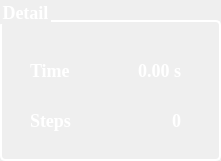
   <widget class="QGroupBox" name="groupBox">
    <property name="geometry">
     <rect>
      <x>490</x>
      <y>480</y>
      <width>221</width>
      <height>161</height>
     </rect>
    </property>
    <property name="font">
     <font>
      <family>Times New Roman</family>
      <pointsize>-1</pointsize>
      <weight>75</weight>
      <bold>true</bold>
     </font>
    </property>
    <property name="styleSheet">
     <string notr="true">QGroupBox {
	color: #FFFFFF;
	font-family: &quot;Times New Roman&quot;;
	font-weight: bold;
	font-size: 18px;
    border: 2px solid white; /* Độ dày và màu viền */
    border-radius: 5px; /* Góc bo tròn */
    margin-top: 20px; /* Khoảng cách từ tiêu đề đến nội dung */
}
</string>
    </property>
    <property name="title">
     <string>Detail</string>
    </property>
    <widget class="QLabel" name="lblTime">
     <property name="geometry">
      <rect>
       <x>100</x>
       <y>60</y>
       <width>81</width>
       <height>21</height>
      </rect>
     </property>
     <property name="font">
      <font>
       <family>Times New Roman</family>
       <pointsize>-1</pointsize>
       <weight>75</weight>
       <bold>true</bold>
      </font>
     </property>
     <property name="styleSheet">
      <string notr="true">color: #FFFFFF;
font-family: &quot;Times New Roman&quot;;
font-weight: bold;
font-size: 18px;
</string>
     </property>
     <property name="text">
      <string>0.00 s</string>
     </property>
     <property name="alignment">
      <set>Qt::AlignRight|Qt::AlignTrailing|Qt::AlignVCenter</set>
     </property>
    </widget>
    <widget class="QLabel" name="label_23">
     <property name="geometry">
      <rect>
       <x>30</x>
       <y>60</y>
       <width>51</width>
       <height>21</height>
      </rect>
     </property>
     <property name="font">
      <font>
       <family>Times New Roman</family>
       <pointsize>-1</pointsize>
       <weight>75</weight>
       <bold>true</bold>
      </font>
     </property>
     <property name="styleSheet">
      <string notr="true">color: #FFFFFF;
font-family: &quot;Times New Roman&quot;;
font-weight: bold;
font-size: 18px;
</string>
     </property>
     <property name="text">
      <string>Time</string>
     </property>
    </widget>
    <widget class="QLabel" name="lblSteps">
     <property name="geometry">
      <rect>
       <x>130</x>
       <y>110</y>
       <width>51</width>
       <height>21</height>
      </rect>
     </property>
     <property name="font">
      <font>
       <family>Times New Roman</family>
       <pointsize>-1</pointsize>
       <weight>75</weight>
       <bold>true</bold>
      </font>
     </property>
     <property name="styleSheet">
      <string notr="true">color: #FFFFFF;
font-family: &quot;Times New Roman&quot;;
font-weight: bold;
font-size: 18px;
</string>
     </property>
     <property name="text">
      <string>0</string>
     </property>
     <property name="alignment">
      <set>Qt::AlignRight|Qt::AlignTrailing|Qt::AlignVCenter</set>
     </property>
    </widget>
    <widget class="QLabel" name="label_24">
     <property name="geometry">
      <rect>
       <x>30</x>
       <y>110</y>
       <width>61</width>
       <height>21</height>
      </rect>
     </property>
     <property name="font">
      <font>
       <family>Times New Roman</family>
       <pointsize>-1</pointsize>
       <weight>75</weight>
       <bold>true</bold>
      </font>
     </property>
     <property name="styleSheet">
      <string notr="true">color: #FFFFFF;
font-family: &quot;Times New Roman&quot;;
font-weight: bold;
font-size: 18px;
</string>
     </property>
     <property name="text">
      <string>Steps</string>
     </property>
    </widget>
   </widget>
